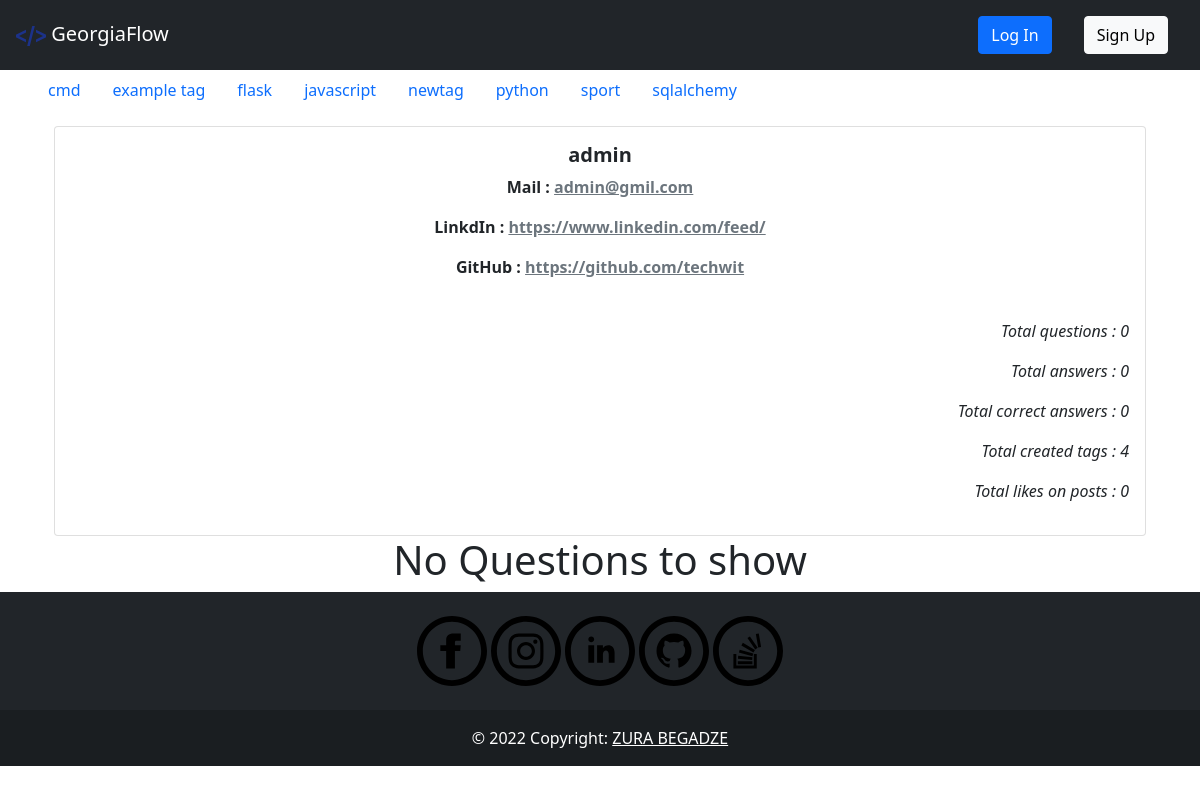
Before: /user/2 with the older database file.
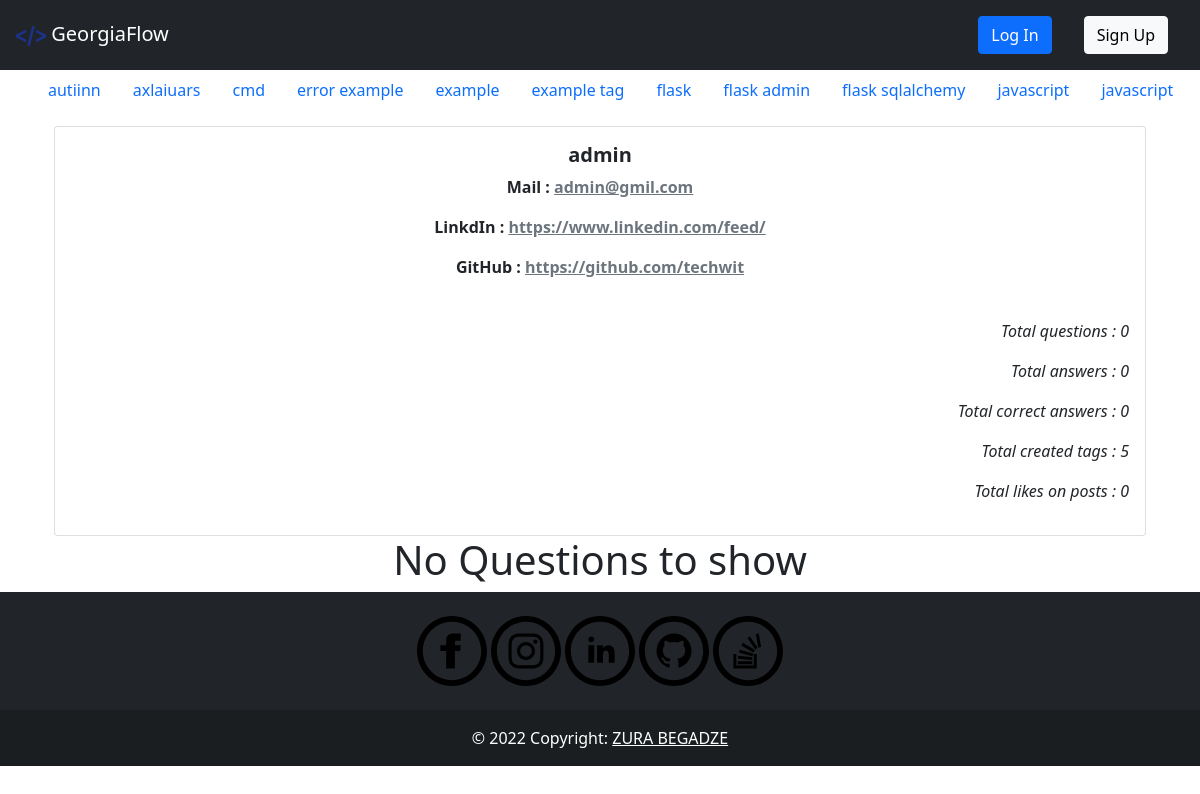
After: the same page with the newer database file.
### question/models.py (models this page shows, shortened)
class Tag(db.Model):
    __tablename__='tag'
    id =db.Column(db.Integer, primary_key=True)
    name = db.Column(db.String(40), nullable = False, unique=True, index=True)
    date_created = db.Column(db.DateTime, default = datetime.utcnow())
    author = db.Column(db.Integer, db.ForeignKey('user.id', ondelete="CASCADE"), nullable=False)

### auth/views.py (the view, shortened to what this page needs)
@auth.route('/user/<user_id>', methods=['GET', 'POST'])
def get_user(user_id):
    user = User.query.filter_by(id = user_id).first()
    tags = Tag.query.order_by(Tag.name).all()
    form = questionForm()
    total_likes = 0
    if user.posts:
        for post in user.posts:
            for _ in post.likes:
                total_likes+=1
    correct_answers = 0
    if user.comments:
        for comment in user.comments:
            if comment.corrects:
                correct_answers+=1
    return render_template("profile.html", user = user, form=form, tags=tags, total_likes = total_likes, correct_answers=correct_answers)

### templates/profile.html (shortened to what this page needs)
{% extends 'base.html' %}
{% block content %}
    <div class="card text-center">
        <div class="card-body">
            <h5 class="card-title fw-bolder">{{user.fullname}}</h5>
            <p class="card-text fw-semibold">Mail : <a class="link-secondary" target="_blank" href="mailto:{{user.email}}">{{user.email}}</a></p>
            <p type="url" class="card-text fw-semibold" >LinkdIn : <a target="_blank" href="{{user.linkedin}}" class="link-secondary">{{user.linkedin}}</a></p>
            <p type="url" class="card-text fw-semibold">GitHub : <a target="_blank" href="{{user.github}}" class="link-secondary">{{user.github}}</a></p>
            <br />
            <p type="text" class="fw-normal text-right fst-italic">Total questions : {{user.posts|length}} </p>
            <p type="text" class="fw-normal text-right fst-italic">Total answers : {{user.comments|length}} </p>
            <p type="text" class="fw-normal text-right fst-italic">Total correct answers : {{correct_answers}} </p>
            <p type="text" class="fw-normal text-right fst-italic">Total created tags : {{user.tags|length}} </p>
            <p type="text" class="fw-normal text-right fst-italic">Total likes on posts : {{total_likes}} </p>
        </div>
    </div>
    {%if user.posts%}
    <h1 align="center">{% block header %}Questions{% endblock %}</h1>
    {%else%}
    <h1 align="center">No Questions to show</h1>
    {%endif%}
{% endblock %}

### templates/base.html (shortened to what this page needs)
<!DOCTYPE html>
<html lang="en">
    <head>
        <link rel="stylesheet" href="{{ url_for('static', filename='css/index.css')}}"></link>
        <link rel="stylesheet" href="https://cdnjs.cloudflare.com/ajax/libs/font-awesome/4.7.0/css/font-awesome.min.css"/>
        <link rel="stylesheet" href="https://cdn.jsdelivr.net/npm/bootstrap@5.2.0/dist/css/bootstrap.min.css"/>
        <link rel="stylesheet" href="https://cdn.jsdelivr.net/npm/bootstrap@4.6.2/dist/css/bootstrap.min.css"/>
        <link rel="stylesheet" href="https://cdn.jsdelivr.net/npm/bootstrap@4.1.3/dist/css/bootstrap.min.css"/>
        <link rel="stylesheet" href="https://cdn.jsdelivr.net/npm/bootstrap@5.0.2/dist/css/bootstrap.min.css"/>
    </head>
    <body>
        <nav class="navbar navbar-expand-lg   navbar-dark bg-dark">
            <a class="navbar-brand" href="{{ url_for('api.index') }}"><img style="width:30px" src="{{ url_for('static', filename='images/newicon.png')}}"> GeorgiaFlow</a>
            <div class="collapse navbar-collapse" id="navbarTogglerDemo03">
                {%if current_user.is_authenticated %}
                    <div class="btn-group" style="margin-right:5%">
                        <button type="button" class="btn btn-sm btn-secondary dropdown-toggle" data-bs-toggle="dropdown">{{current_user.fullname}}</button>
                        <ul class="dropdown-menu">
                            <li>
                                <a class="dropdown-item" href="{{ url_for('auth.get_user', user_id=current_user.id) }}">{{current_user.fullname}}</a>
                            </li>
                            <li>
                                <a class="dropdown-item" href="{{ url_for('auth.update', user_id=current_user.id) }}">Update Profile</a>
                            </li>
                            <li>
                                <a class="dropdown-item" href="{{ url_for('auth.update_password', user_id=current_user.id) }}">Update Password</a>
                            </li>
                            <div class="dropdown-divider"></div>
                            <a class="dropdown-item" href="{{ url_for('auth.logout') }}">Log Out</a>
                            </div>
                        </ul>
                    </div>
                {%else%}
                    <a class="nav-link" href="{{ url_for('auth.login') }}"><button type="button" class="btn btn-primary">Log In</button></a>
                    <a class="nav-link" href="{{ url_for('auth.signup') }}"><button type="button" class="btn btn-light">Sign Up</button></a>
                {%endif%}
            </div>
        </nav>
        <nav class="navtag ">
            <ul class="navtagul">
                {%for tag in tags%}
                    <li><a class="navtaga nav-link" href="{{ url_for('post.tag_posts', tag_name=tag.name) }}">{{tag.name}}</a></li>
                {%endfor%}
            </ul>
        </nav>
        <div class="container">{% block content %}{% endblock %}</div>
        {%block footer%}
        <footer class="bg-dark text-center text-white">
            <div class="container p-4 pb-0">
                <section class="mb-4">
                    <a href="https://www.facebook.com/zura.begadze.35/" target="_blank"></a>
                    <a href="https://www.instagram.com/zura__begadze/" target="_blank"> </a>
                    <a href="https://www.linkedin.com/in/zura-begadze/" target="_blank"></a>
                    <a href="https://github.com/papitokarlo" target="_blank"></a>
                    <a href="https://stackoverflow.com/users/16176444/zura-begadze" target="_blank"> </a>
                </section>
            </div>
            <div class="text-center p-3" style="background-color: rgba(0, 0, 0, 0.2);">
                © 2022 Copyright:
                <a class="text-white" href="">ZURA BEGADZE</a>
            </div>
        </footer>
        {%endblock%}
    </body>
</html>

Changed rows visible on the page:
no longer on this page (row unchanged): Tag: name "newtag"
no longer on this page (row unchanged): Tag: name "python"
no longer on this page (row unchanged): Tag: name "sport"
no longer on this page (row unchanged): Tag: name "sqlalchemy"
added Tag: name "autiinn"
added Tag: name "axlaiuars"
added Tag: name "error example"
added Tag: name "example"
added Tag: name "flask admin"
added Tag: name "flask sqlalchemy"
added Tag: name "javascript"
Other visible differences:
{{ user.tags|length }}: "4" → "5"
